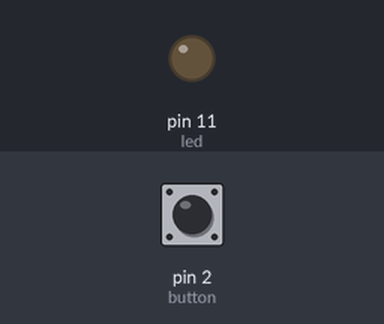
This sketch was run on a simulated Arduino Uno, built with avr-gcc and run on an emulated ATmega328P. Parts: output pins drawn as LEDs (lit = HIGH). The inputs (shaded band) are chosen by the test bench; at power-on: pin 2 (button) LOW.

Above: at 1.2 s.
1.3 s: pin 2 (button) pulled HIGH for 0.15 s
At 2.1 s:
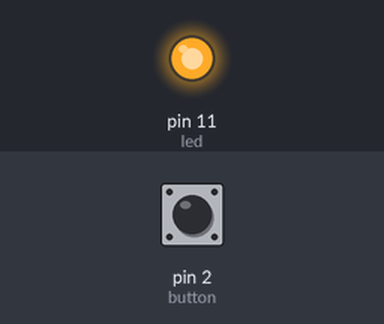
2.9 s: pin 2 (button) pulled HIGH for 1 s
At 3.3 s:
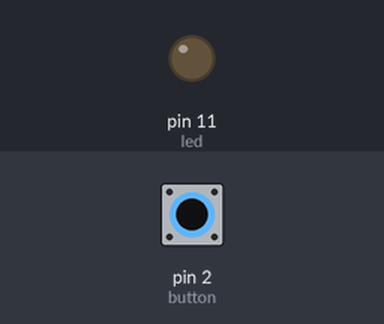
5.4 s: pin 2 (button) pulled HIGH for 3.2 s
At 6.4 s:
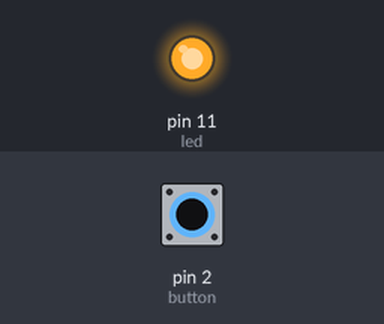
Timing chart, 0 to 8.4 s (numbered marks = the images above; inputs shaded):
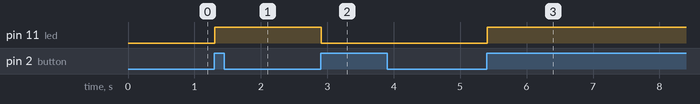

The sketch:

Opdracht_2.ino
```cpp
// Defineer pins
int led = 11;
int button = 2;

// Defineer extra variables voor de knop
boolean oldState = LOW;
boolean newState = LOW;
boolean ledState = LOW;

// Zet gedefinieerde pins open
void setup() {
    pinMode(led, OUTPUT);
    digitalWrite(led,LOW);
    pinMode(button, INPUT);
}

//
void loop() {
  // Lees de knop status uit.
  newState = digitalRead(button);

  // Geef het systeem een vertraging.
  delay(5);

  // Als de knop status veranderd voer dit uit.
  if(newState != oldState) {
    // De knop staat aan.
    if(newState == HIGH) {
      // Als de lamp uit is voer dit uit.
      if(ledState == LOW) {
        // Zet lamp aan.
        digitalWrite(led, HIGH);
        ledState = HIGH;
      } else {
        // Zet lamp uit.
        digitalWrite(led, LOW);
        ledState = LOW;
      }
    }

    // Verander de status van de knop.
    oldState = newState;
  }
}
```

Measured:
- after the input at 1.3 s, pin 11 (led): LOW → HIGH at once
- after the input at 2.9 s, pin 11 (led): HIGH → LOW at once
- after the input at 5.4 s, pin 11 (led): LOW → HIGH at once
